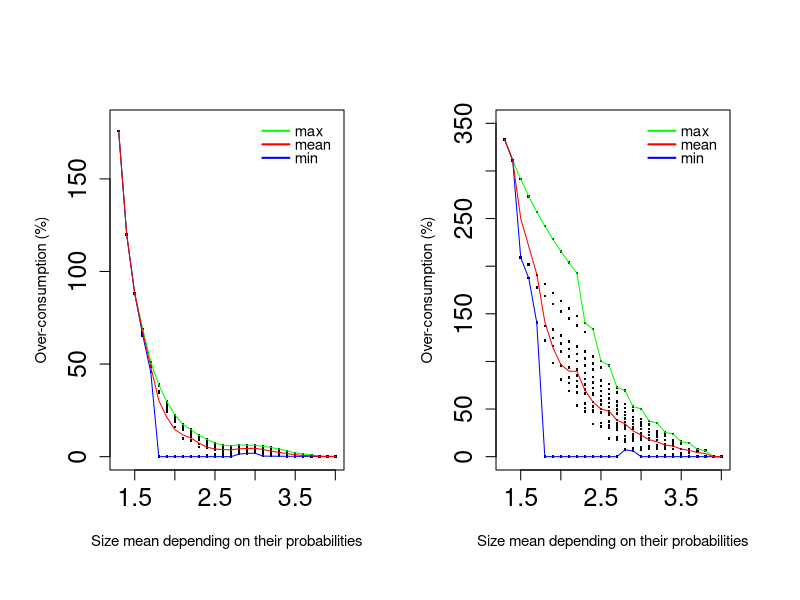

Source code (R):
######################################################################
# @TODO modify this parameter to change the version of the graph
######################################################################
fig6a_OAvsMDP<-TRUE
fig6b_PACEvsMDP<-FALSE
fig6c_HEURvsMDP<-FALSE
fig6d_OAvsHEUR<-FALSE
######################################################################
######################################################################


#pdf(file="OAvsHEURSamePath.pdf")
####################  CAS taille des probas en 1/10, \tau(3)>0
par(mfrow=c(1,2))
par(mar=c(5,4,4,2)+0.8,oma=rep(0.7,4))

MoyenneTaille<-c(4,3.9,3.8,3.7,3.6,3.5,3.4,3.3,3.2,3.1,3.8,3.7,3.6,3.5,3.4,3.3,3.2,3.1,3,3.6,3.5,3.4,3.3,3.2,3.1,3,2.9,3.4,3.3,3.2,3.1,3,2.9,2.8,2.7,3.2,3.1,3,2.9,2.8,2.7,3,2.9,2.8,2.7,2.6,2.5,2.8,2.7,2.6,2.5,2.4,2.6,2.5,2.4,2.4,2.3,2.2,3.7,3.6,3.5,3.4,3.3,3.2,3.1,3,2.9,3.5,3.4,3.3,3.2,3.1,3,2.9,2.8,3.3,3.2,3.1,3,2.9,2.8,2.7,2.6,3.1,3,2.9,2.8,2.7,2.6,2.5,2.9,2.8,2.7,2.6,2.5,2.4,2.7,2.6,2.5,2.4,2.3,2.5,2.4,2.3,2.3,2.2,2.1,3.4,3.3,3.2,3.1,3,2.9,2.8,2.7,3.2,3.1,3,2.9,2.8,2.7,2.6,2.5,3,2.9,2.8,2.7,2.6,2.5,2.4,2.8,2.7,2.6,2.5,2.4,2.3,2.6,2.5,2.4,2.3,2.2,2.4,2.3,2.2,2.1,2.2,2.1,2,2,1.9,1.8,3.1,3,2.9,2.8,2.7,2.6,2.5,2.4,2.9,2.8,2.7,2.6,2.5,2.4,2.3,2.7,2.6,2.5,2.4,2.3,2.2,2.5,2.4,2.3,2.2,2.1,2.3,2.2,2.1,2.1,2,1.9,2.8,2.7,2.6,2.5,2.4,2.3,2.6,2.5,2.4,2.3,2.2,2.1,2.4,2.3,2.2,2.1,2,2.2,2.1,2,2,1.9,1.8,2.5,2.4,2.3,2.2,2.1,2,2.3,2.2,2.1,2,1.9,2.1,2,1.9,1.9,1.8,1.7,2.2,2.1,2,1.9,2,1.9,1.8,1.8,1.7,1.6,1.9,1.8,1.7,1.7,1.6,1.5,1.6,1.5,1.4,1.3)
LorchvsMDPtau1eq1<-c(0.249843,0.262181,0.275146,0.290961,0.309404,0.330829,0.356058,0.385708,0.422649,0.466344,6.79759,7.26607,7.80644,8.43368,9.16726,10.0322,11.0401,12.1141,12.3516,15.303,16.5257,17.94,19.558,21.3649,23.2203,24.2147,22.0605,26.5618,28.8285,31.3652,33.9189,35.8062,35.6491,32.2639,0,41.0877,44.3469,47.1767,48.602,47.6132,95.1187,58.2212,61.0954,62.2176,61.1319,85.3866,0,76.1961,77.5269,56.3786,73.5291,0,95.4035,41.5441,58.8448,22.9201,39.9652,15.1715,4.04718,4.89935,5.86885,6.92416,8.06374,9.14958,10.1167,10.2455,9.18119,13.0185,14.5879,16.2196,18.0247,19.659,20.536,20.3777,18.1981,24.2858,26.6596,28.969,30.7148,31.0935,30.764,28.9039,0,38.1058,40.7164,42.34,42.707,42.6133,41.3948,0,53.2574,54.7764,55.3545,56.757,89.9827,0,68.5694,70.8166,73.4682,79.5355,0,89.0863,43.8107,65.9269,24.7807,47.3013,20.6484,9.12548,10.854,12.5672,14.0987,15.0523,15.7368,15.5511,13.7622,20.1119,22.2548,23.9869,24.7593,25.7586,25.3445,25.1582,0,32.7759,34.5778,35.5153,36.481,37.2604,38.4965,0,45.9877,47.1078,49.5605,51.2627,54.5306,0,61.0055,64.5171,68.7925,85.6656,0,81.5296,89.7488,71.4191,0,27.1649,50.4553,0,20.724,0,0,13.9751,15.6997,16.7486,17.7839,18.5451,18.7091,20.1353,0,25.2687,26.279,27.5844,28.7902,31.1904,33.3845,0,36.6369,38.6931,41.2098,45.6705,49.0933,0,51.4783,56.5229,62.6183,67.6971,0,74.1207,82.2468,71.9229,104.66,50.7307,21.3442,15.8436,16.2633,17.7678,20.1416,23.3123,25.2656,25.4368,28.213,32.6331,36.8423,39.7666,0,41.145,46.8345,52.3101,56.5822,0,62.7989,69.6776,79.4001,91.7665,108.253,21.9171,13.306,17.0658,21.0631,24.6355,27.2689,0,28.6576,33.6262,38.0211,45.3359,0,47.517,55.975,67.9279,77.1976,96.2814,22.281,14.8044,17.3424,23.3,31.4526,31.1782,40.0358,53.0969,60.5907,80.6125,114.461,15.0058,21.5728,34.1657,40.4543,60.2869,93.3345,21.2749,32.9869,64.0808,26.9166)
OAvsMDPtau1eq1<-c(0.114708,0.126986,0.14049,0.156401,0.173864,0.192226,0.212484,0.235869,0.264484,0.298344,0.155817,0.217772,0.298961,0.407541,0.567081,0.799746,1.14486,1.62894,1.85196,0.457867,0.74032,1.10701,1.59178,2.19905,2.91497,3.21037,1.80154,1.35192,1.99813,2.80837,3.62612,4.09046,3.43618,1.37012,0,2.85421,3.7916,4.45525,4.34504,3.05902,1.03573,4.19128,4.53934,3.99647,2.51167,0.790509,0,4.05022,3.3401,1.98526,0.59786,0,2.59635,1.50043,0.447747,1.00516,0.283811,0.14025,1.01353,1.48094,2.01055,2.5705,3.15071,3.62308,3.93529,3.51274,2.38104,1.953,2.61484,3.24704,3.9542,4.4622,4.35495,3.63067,2.0131,3.10113,3.94232,4.66338,4.91388,4.21621,3.40468,2.41272,0,4.37021,4.95931,4.84811,4.02885,3.40762,3.00023,0,4.74818,4.33492,3.54431,3.80446,3.88527,0,3.54913,3.59268,4.29103,5.30099,0,3.71938,4.82035,6.97322,5.12523,8.75714,9.83648,3.15495,4.10492,4.94654,5.54229,5.54373,5.29005,4.44164,2.79602,4.52292,5.32983,5.71827,5.26096,5.08848,4.10003,4.2041,0,5.39783,5.53303,5.01101,4.68232,4.68124,5.98586,0,4.99114,4.43502,5.0454,5.59336,8.17507,0,4.30664,5.37241,7.3253,10.7019,0,5.48559,9.18759,13.2996,0,10.7747,15.2384,0,16.0274,0,0,5.54713,6.21059,6.20439,6.11776,5.81012,5.18892,6.34317,0,6.03628,5.74158,5.67139,5.62808,6.88919,8.77571,0,5.05388,5.38323,6.23626,8.90369,11.6203,0,5.2534,7.68058,11.1452,14.6298,0,9.08395,13.2877,17.338,14.7772,20.8183,24.4984,6.38525,5.82044,6.17309,7.34796,9.34796,10.7664,5.00773,6.24287,8.93647,11.6435,13.904,0,7.23516,10.6264,14.0671,17.1651,0,12.1765,16.2097,22.6218,19.3612,29.007,35.0926,5.64854,8.34013,11.2339,13.7315,15.6765,0,9.49988,13.0162,16.099,21.9823,0,14.6577,20.7411,29.7933,25.63,38.879,48.3669,12.9984,15.176,20.5795,28.0602,18.9609,26.8533,38.5259,34.3547,51.2141,65.5504,27.5009,35.2597,49.3318,45.6634,66.9922,88.3541,68.9413,87.9126,120.014,175.793)
HEURvsMDPtau1eq1<-c(0.144563,0.150447,0.156102,0.163559,0.137051,0.152409,0.16913,0.192901,0.213766,0.239528,0.186901,0.203805,0.134746,0.166671,0.216553,0.166195,0.525648,0.765668,0.317778,0.161533,0.25132,0.382409,0.338279,1.25988,1.63308,1.68988,0.711743,0.449134,0.561447,0.740099,2.46657,2.51486,1.83825,0.432264,0,1.03769,1.22964,3.33395,2.86188,1.61594,0.268038,4.1199,3.82347,2.84524,1.35136,1.35922,0,3.97317,2.67122,4.29503,1.27378,0,7.59337,4.26566,1.23489,4.3127,1.2261,1.2504,1.33495,0.663334,0.894683,1.17889,0.458516,1.24895,1.3218,0.00104792,0.495121,0.832383,1.15747,0.551133,0.748407,2.05593,0.300921,0.856754,0,0.749081,0.952242,2.74844,0.750979,1.15578,0.337967,0,0,1.37627,1.20533,2.07102,0.749198,0.00135738,0.266493,0,2.90843,1.58274,0.111521,1.92875,0,0,0.928162,3.28824,1.5833,-0.00641045,0,3.02142,1.08171,0.30292,1.22749,0.338911,0.325208,1.44419,0.221509,0.444916,1.82083,0.34865,0.00251577,0.67089,0.448965,0.611571,0.875615,0.903204,0.0033234,0.730086,0,0.0376226,0,1.50351,0.862491,0.787917,0,0.534909,0,0,1.63378,0.120878,1.72579,0,0,0,2.58929,1.07964,0,0.330866,0,0.170888,1.0901,0.303,0,0.996589,0.221197,0,5.76462,0,0,0.00710614,1.39649,0.530424,0,0.51648,0,0.0368365,0,1.47832,0.387731,0.357177,0.647872,0,0.0339142,0,0.63666,1.43096,0,0,0.296205,0,0.616454,0,1.10534,0.182894,0,1.92621,0.988533,0.0655359,0.762908,6.14455,4.72453,1.43797,0,0.860448,0,0,0.167987,1.08843,0,0,1.04807,0.0555305,0,0,2.01908,0.876675,0,0,1.75582,0.653443,5.57891,9.04822,5.66382,4.38227,0.0889209,0,2.01448,0.748772,0.200134,0,2.89702,1.72859,0.446199,4.29775,0,1.37136,8.95684,5.13184,7.85412,5.44656,4.28209,4.0431,1.47353,8.03313,3.70507,10.6366,8.20618,4.89748,7.56026,5.47085,4.42198,12.6988,8.38559,4.86591,7.78415,5.71311,4.7448,14.1967,6.17446,5.36421,69.069)

LorchvsMDPtau3eq1<-c(0,0,0,0,0,0,0,0,0,0,7.58139,6.48927,5.40229,4.31408,3.23128,2.14526,1.0577,1.09307,1.10506,16.7088,15.5177,14.3255,13.1392,11.9493,10.7577,9.56509,8.38424,27.7199,26.4022,25.091,23.7759,22.4588,21.1411,19.8359,0,41.3394,39.8742,38.4044,36.9321,35.4593,0,58.5063,56.8417,55.1742,53.5063,0,0,81.017,79.0937,0,0,0,111.794,0,0,0,0,0,0,0,0,0,0,0,0,0,0,8.50208,7.29661,6.09014,4.88956,3.68534,2.47942,1.27252,0.077521,18.7812,17.446,16.1173,14.7848,13.4502,12.1149,10.7925,0,31.5322,30.0452,28.5536,27.0593,25.5646,24.0838,0,47.6626,45.9699,44.2741,42.5781,0,0,68.9121,66.9513,64.9903,0,0,98.1459,0,0,0,0,0,0,0,0,0,0,0,0,0,9.49615,8.14279,6.79604,5.44531,4.09254,2.7391,1.39866,0,21.3139,19.8042,18.2898,16.7727,15.2551,13.7518,0,36.3186,34.5965,32.8713,31.1458,29.4365,0,56.1807,54.1804,52.1799,0,0,83.6868,81.3066,0,0,0,0,0,0,0,0,0,0,0,0,0,0,0,0,10.8266,9.29354,7.75574,6.21518,4.67427,3.14768,0,24.6258,22.8734,21.1178,19.362,17.6226,0,42.9851,40.9437,38.9024,36.8799,0,68.5829,66.1446,0,106.585,0,0,0,0,0,0,0,0,12.5057,10.7219,8.93474,7.14749,5.37684,0,29.229,27.1449,25.061,22.9961,0,52.7084,50.209,47.7322,87.9316,84.839,0,0,0,0,0,0,0,14.9481,12.8197,10.6915,8.58277,0,36.0912,33.5278,30.9877,68.1605,64.9684,0,0,0,0,0,18.5438,15.9128,13.3057,47.0008,43.7022,95.5167,0,0,0,24.3195,20.9067,66.6258,0,0,34.8274,0)
OAvsMDPtau3eq1<-c(0,0,0,0,0,0,0,0,0,0,6.49833,5.40622,4.31924,3.23102,2.14823,1.0622,-0.0253569,0,0,14.3219,13.1307,11.9386,10.7522,9.56229,8.37069,7.17811,5.99726,23.7599,22.4422,21.131,19.8159,18.4988,17.1811,15.876,0,35.4337,33.9686,32.4988,31.0265,29.5537,28.0946,50.1483,48.4837,46.8161,45.1482,43.496,0,69.4431,67.5199,65.5965,63.6908,0,95.8234,93.5515,91.3005,133.901,131.153,192.961,7.66714,7.75263,7.83983,7.92906,8.01982,8.11298,8.20854,8.30644,8.40544,15.6984,14.4929,13.2864,12.0859,10.8816,9.67572,8.46881,7.27381,25.4102,24.075,22.7464,21.4138,20.0792,18.744,17.4215,0,37.457,35.97,34.4784,32.9841,31.4894,30.0086,0,52.696,51.0033,49.3075,47.6114,45.9313,0,72.7709,70.8101,68.8491,66.9063,0,100.391,98.0663,95.7632,140.61,137.784,203.814,17.1246,17.3365,17.5534,17.7747,18.0024,18.2365,18.4767,18.7205,27.1249,25.7716,24.4248,23.0741,21.7213,20.3679,19.0274,0,39.5653,38.0555,36.5411,35.024,33.5065,32.0031,0,55.3613,53.6392,51.914,50.1885,48.4792,0,76.2714,74.271,72.2706,70.2887,0,105.23,102.849,100.491,0,147.79,144.88,0,215.623,0,0,28.8788,29.2805,29.6914,30.1153,30.5523,31.0016,31.4597,0,41.7297,40.1967,38.6589,37.1184,35.5774,34.0509,0,58.1099,56.3574,54.6018,52.846,51.1066,0,79.9011,77.8598,75.8185,73.796,0,110.287,107.849,105.433,155.374,152.376,228.334,43.9637,44.6585,45.3781,46.1234,46.8922,47.6802,60.9574,59.1736,57.3864,55.5991,53.8285,0,83.6825,81.5984,79.5145,77.4496,0,115.6,113.101,110.624,163.445,160.352,242.142,63.8972,65.0783,66.3075,67.5813,68.893,0,87.6113,85.4829,83.3546,81.2459,0,121.166,118.603,116.063,172.006,168.814,257.066,91.7237,93.7629,95.8898,98.0957,127.044,124.413,121.806,181.17,177.872,273.421,133.261,136.953,140.821,191.004,187.591,291.397,201.545,208.905,311.177,332.859)
HEURvsMDPtau3eq1<-c(0,0,0,0,0,0,0,0,0,0,6.49833,5.40622,4.31924,3.23102,2.14823,1.0622,-0.0253569,0,0,14.3219,13.1307,11.9386,10.7522,9.56229,8.37069,0,0,23.7599,22.4422,21.131,19.8159,0,0,0,0,35.4337,33.9686,0,0,0,0,0,0,0,0,0,0,0,0,0,0,0,0,0,0,0,0,0,7.66714,7.75263,7.83983,7.92906,8.01982,8.11298,8.20854,0,0,15.6984,14.4929,13.2864,12.0859,10.8816,2.47942,1.27252,0,25.4102,24.075,22.7464,14.7848,13.4502,12.1149,0,0,37.457,30.0452,28.5536,27.0593,0,0,0,47.6626,45.9699,0,0,0,0,0,0,0,0,0,0,0,0,0,0,0,17.1246,17.3365,17.5534,17.7747,0,0,0,0,27.1249,25.7716,6.79604,5.44531,4.09254,2.7391,0,0,21.3139,19.8042,18.2898,16.7727,15.2551,0,0,36.3186,34.5965,32.8713,0,0,0,56.1807,0,0,0,0,0,0,0,0,0,0,0,0,0,0,28.8788,0,0,0,0,0,0,0,10.8266,9.29354,7.75574,6.21518,4.67427,0,0,24.6258,22.8734,21.1178,0,0,0,42.9851,0,0,0,0,0,0,0,0,0,0,0,0,0,0,0,0,12.5057,10.7219,8.93474,7.14749,5.37684,0,29.229,27.1449,0,0,0,0,0,0,0,0,0,0,0,0,0,0,0,14.9481,12.8197,10.6915,0,0,36.0912,0,0,0,0,0,0,0,0,0,18.5438,15.9128,13.3057,47.0008,0,0,0,0,0,24.3195,0,0,0,0,34.8274,0)

x<-OAvsMDPtau1eq1/100
y<-HEURvsMDPtau1eq1/100
sol<-(x-y)/(y+1)
OAvsHeurtau1eq1<-sol*100

x<-OAvsMDPtau3eq1/100
y<-HEURvsMDPtau3eq1/100
sol<-(x-y)/(y+1)
OAvsHeurtau3eq1<-sol*100

if (fig6a_OAvsMDP) {
  OAvsMDP<-OAvsMDPtau1eq1
  LorchvsMDP<-OAvsMDPtau3eq1
  max_valtau1<-180
  max_valtau3<-350
} else if (fig6b_PACEvsMDP) {
  OAvsMDP<-LorchvsMDPtau1eq1
  LorchvsMDP<-LorchvsMDPtau3eq1
  max_valtau1<-150
  max_valtau3<-150
} else if (fig6c_HEURvsMDP) {
  OAvsMDP<-HEURvsMDPtau1eq1
  LorchvsMDP<-HEURvsMDPtau3eq1
  max_valtau1<-80
  max_valtau3<-80
} else if (fig6d_OAvsHEUR) {
  OAvsMDP<-OAvsHeurtau1eq1
  LorchvsMDP<-OAvsHeurtau3eq1
  max_valtau1<-180
  max_valtau3<-350
}

borne<-(max(MoyenneTaille)-min(MoyenneTaille))*10
iterVal<-NULL
for (i in 0:borne) {
  iterVal<-c(iterVal,(13+i)/10)
}
ValueMin<-NULL;ValueMax<-NULL;ValueMean<-NULL;
for (i in iterVal) {
  print(i)
  print(which(MoyenneTaille==i))
  ValueMin<-c(ValueMin,min(LorchvsMDP[which(MoyenneTaille==i)]));
  ValueMax<-c(ValueMax,max(LorchvsMDP[which(MoyenneTaille==i)]));
  ValueMean<-c(ValueMean,mean(LorchvsMDP[which(MoyenneTaille==i)]));
}

borne<-(max(MoyenneTaille)-min(MoyenneTaille))*10
iterVal<-NULL
for (i in 0:borne) {
  iterVal<-c(iterVal,(13+i)/10)
}
ValueMinOA<-NULL;ValueMaxOA<-NULL;ValueMeanOA<-NULL;
for (i in iterVal) {
  print(i)
  print(which(MoyenneTaille==i))
  ValueMinOA<-c(ValueMinOA,min(OAvsMDP[which(MoyenneTaille==i)]));
  ValueMaxOA<-c(ValueMaxOA,max(OAvsMDP[which(MoyenneTaille==i)]));
  ValueMeanOA<-c(ValueMeanOA,mean(OAvsMDP[which(MoyenneTaille==i)]));
}

tailleLegend<-0.9;
# 180 pour OA, 150 pour Lorch, 80 Heuristic,xaxs = "i",yaxs = "i"
# main="(OA) vs (Heur)\n inter-arrival time = 1",
plot(OAvsMDP~MoyenneTaille,ylim=c(0,max_valtau1),pch=".",
     cex.main=tailleLegend+0.5,cex.lab =tailleLegend, col="black", cex.axis=1.5, cex =2.5,lwd = 1, 
     ylab="Over-consumption (%)", xlab="Size mean depending on their probabilities")
#cols<-c("black");
#legend("topright", c("OA vs MDP"),pch=c(4,4),col=cols[1:6],bty="o",cex=tailleLegend,x.intersp = 1.5, y.intersp = 1.5,text.width=0.8,inset=c(0.02,0.02*0.70), pt.lwd=4)
lines(iterVal,ValueMaxOA,col='green')
lines(iterVal,ValueMinOA,col='blue')
lines(iterVal,ValueMeanOA,col='red')
cols<-c("green","red","blue");
legend("topright", c("max","mean","min"),col=cols[1:6],bty="n",cex=tailleLegend,
       x.intersp = 0.4, y.intersp = 0.75,text.width=0.5,inset=c(0.01,0.01*1.41), pt.lwd=4, lty=1,lwd=2)

# 350 pour OA, 150 pour Lorch, 80 Heuristic, xaxs = "i",yaxs = "i"
# main="(OA) vs (Heur)\n inter-arrival time = 3",
plot(LorchvsMDP~MoyenneTaille, ylim=c(0,max_valtau3),col="black",
     cex.main=tailleLegend+0.5,pch=".", cex.lab =tailleLegend, cex.axis=1.5, cex =2.5,lwd = 1, 
     ylab="Over-consumption (%)", xlab="Size mean depending on their probabilities")
#cols<-c("black");
#legend("topright", c("Lorch vs MDP"),pch=c(4,4),col=cols[1:6],bty="o",cex=tailleLegend,x.intersp = 1.5, y.intersp = 1.5,text.width=1,inset=c(0.02,0.02*0.70), pt.lwd=4)
lines(iterVal,ValueMax,col='green')
lines(iterVal,ValueMin,col='blue')
lines(iterVal,ValueMean,col='red')
#cols<-c("green","blue","red");
#legend("topright", c("max","mean","min"),pch=c(4,19),col=cols[1:6],bty="o",cex=tailleLegend,x.intersp = 1.5, y.intersp = 1.5,text.width=0.7,inset=c(0.05,0.05*1.41), pt.lwd=4)
cols<-c("green","red","blue");
legend("topright", c("max","mean","min"),col=cols[1:6],bty="n",cex=tailleLegend,
       x.intersp = 0.4, y.intersp = 0.75,text.width=0.5,inset=c(0.01,0.01*1.41), pt.lwd=4, lty=1,lwd=2)

print("MDP mean of Min/Mean/Max (blue/red/green) tau=3")
print(min(ValueMin))
print(mean(ValueMean))
print(max(ValueMax))
print("OA mean of Min/Mean/Max (blue/red/green) tau=1")
print(min(ValueMinOA))
print(mean(ValueMeanOA))
print(max(ValueMaxOA))
print("Percentage of simu where HEUR better than OA for tau=1")
print(length(which(OAvsHeurtau1eq1>=0))/length(OAvsHeurtau1eq1))
print("Percentage of simu where HEUR better than OA for tau=3")
print(length(which(OAvsHeurtau3eq1>=0))/length(OAvsHeurtau3eq1))
#dev.off()
